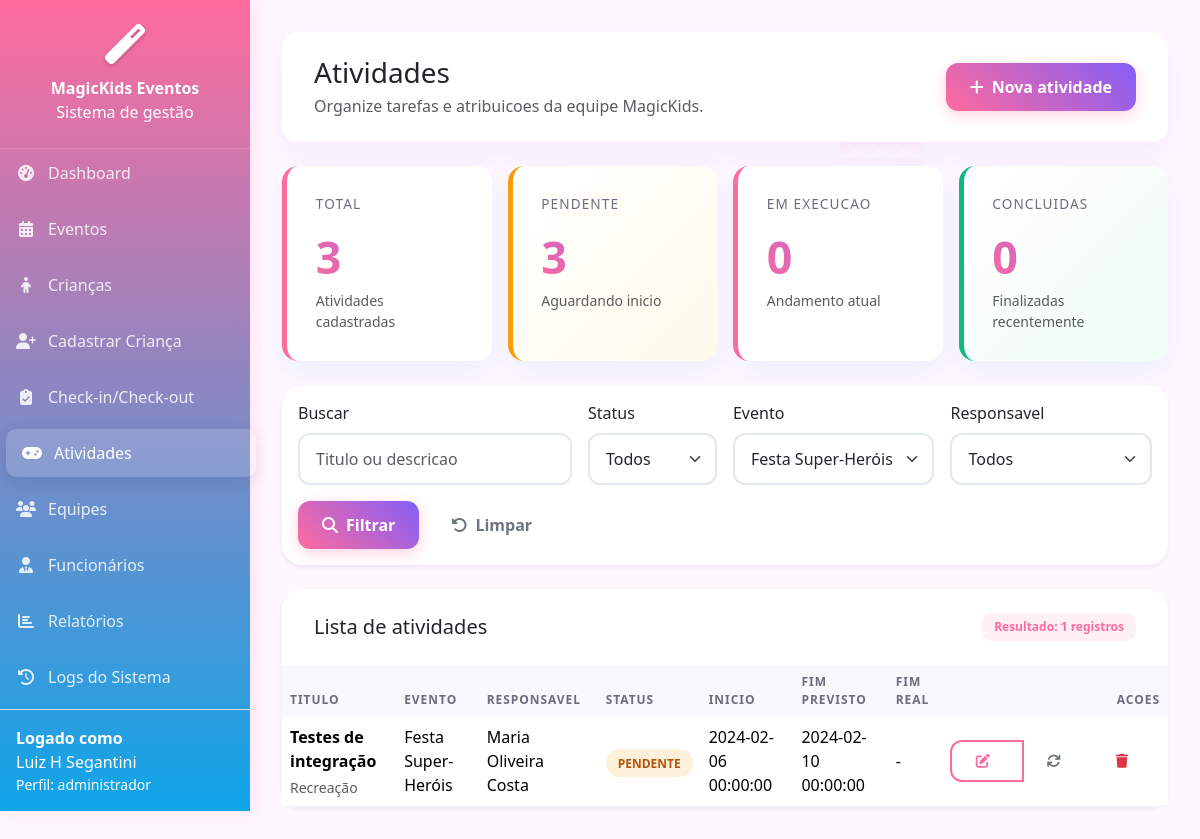
The app's page /models/atividades.php?evento=1 (signed in) with its own data.
### tables this page shows
CREATE TABLE IF NOT EXISTS `usuarios` (
  `id` int(11) NOT NULL AUTO_INCREMENT,
  `nome_completo` varchar(255) NOT NULL,
  `cpf` varchar(14) NOT NULL,
  `email` varchar(255) NOT NULL,
  `cargo` varchar(100) DEFAULT NULL,
  `login` varchar(50) NOT NULL,
  `senha` varchar(255) NOT NULL,
  `perfil` enum('administrador','coordenador','animador','monitor','auxiliar') NOT NULL,
  `data_criacao` timestamp NOT NULL DEFAULT current_timestamp(),
  `data_atualizacao` timestamp NOT NULL DEFAULT current_timestamp() ON UPDATE current_timestamp(),
  PRIMARY KEY (`id`),
  UNIQUE KEY `cpf` (`cpf`),
  UNIQUE KEY `email` (`email`),
  UNIQUE KEY `login` (`login`)
);

CREATE TABLE IF NOT EXISTS `tarefas` (
  `id` int(11) NOT NULL AUTO_INCREMENT,
  `titulo` varchar(255) NOT NULL,
  `tipo_atividade` enum('Recreação','Alimentação','Oficina','Show','Brincadeira','Cuidados','Limpeza','Setup','Outro') DEFAULT 'Recreação',
  `descricao` text DEFAULT NULL,
  `material_necessario` text DEFAULT NULL,
  `publico_alvo` varchar(100) DEFAULT NULL,
  `evento_id` int(11) NOT NULL,
  `responsavel_id` int(11) DEFAULT NULL,
  `status` enum('pendente','em_execucao','concluida') DEFAULT 'pendente',
  `data_inicio` date DEFAULT NULL,
  `data_fim_prevista` date DEFAULT NULL,
  `data_fim_real` date DEFAULT NULL,
  `data_criacao` timestamp NOT NULL DEFAULT current_timestamp(),
  `data_atualizacao` timestamp NOT NULL DEFAULT current_timestamp() ON UPDATE current_timestamp(),
  PRIMARY KEY (`id`),
  KEY `projeto_id` (`evento_id`),
  KEY `responsavel_id` (`responsavel_id`),
  CONSTRAINT `tarefas_ibfk_1` FOREIGN KEY (`evento_id`) REFERENCES `eventos` (`id`) ON DELETE CASCADE,
  CONSTRAINT `tarefas_ibfk_2` FOREIGN KEY (`responsavel_id`) REFERENCES `usuarios` (`id`)
);

CREATE TABLE IF NOT EXISTS `eventos` (
  `id` int(11) NOT NULL AUTO_INCREMENT,
  `nome` varchar(255) NOT NULL,
  `tipo_evento` enum('Festa Infantil','Aniversário','Workshop','Acampamento','Gincana','Show Infantil','Outro') DEFAULT 'Festa Infantil',
  `faixa_etaria_min` int(3) DEFAULT 3,
  `faixa_etaria_max` int(3) DEFAULT 12,
  `capacidade_maxima` int(4) DEFAULT 50,
  `local_evento` text DEFAULT NULL,
  `duracao_horas` decimal(3,1) DEFAULT 4.0,
  `descricao` text DEFAULT NULL,
  `data_inicio` date DEFAULT NULL,
  `data_fim_evento` date DEFAULT NULL,
  `status` enum('planejado','em_andamento','concluido','cancelado') DEFAULT 'planejado',
  `coordenador_id` int(11) DEFAULT NULL,
  `data_criacao` timestamp NOT NULL DEFAULT current_timestamp(),
  `data_atualizacao` timestamp NOT NULL DEFAULT current_timestamp() ON UPDATE current_timestamp(),
  PRIMARY KEY (`id`),
  KEY `gerente_id` (`coordenador_id`),
  CONSTRAINT `eventos_ibfk_1` FOREIGN KEY (`coordenador_id`) REFERENCES `usuarios` (`id`)
);

### models/atividades.php (the view, shortened to what the rows shown need)
<?php
require_once '../includes/auth.php';
require_once '../controllers/AtividadesController.php';
$controller = new AtividadesController();
$currentUser = getCurrentUser();
$canManageAtividades = hasPermission('coordenador') || hasPermission('administrador');
$search = trim($_GET['search'] ?? '');
$statusFilter = $_GET['status'] ?? '';
$eventoFilter = $_GET['evento'] ?? '';
$responsavelFilter = $_GET['responsavel'] ?? '';
$page = (int) ($_GET['page'] ?? 1);
$page = $page > 0 ? $page : 1;
$listData = $controller->index($search, $statusFilter, $eventoFilter, $responsavelFilter, $page, 12);
$atividades = $listData['atividades'];
$currentUserName = $currentUser['nome_completo'] ?? ($currentUser['nome'] ?? '');
$currentUserPerfil = $currentUser['perfil'] ?? '';
?>
<!DOCTYPE html>
<html lang="pt-BR">
<head>
    <link href="https://cdnjs.cloudflare.com/ajax/libs/bootstrap/5.3.2/css/bootstrap.min.css" rel="stylesheet">
    <link href="https://cdnjs.cloudflare.com/ajax/libs/font-awesome/6.4.0/css/all.min.css" rel="stylesheet">
    <link rel="stylesheet" href="../assets/css/atividades.css">
</head>
<body>
    <nav class="sidebar">
        <div class="p-3 border-top border-white-25 text-white-75">
            <div class="fw-semibold">Logado como</div>
            <div><?php echo htmlspecialchars($currentUserName, ENT_QUOTES, 'UTF-8'); ?></div>
            <div class="small">Perfil: <?php echo htmlspecialchars($currentUserPerfil, ENT_QUOTES, 'UTF-8'); ?></div>
        </div>
    </nav>
    <main class="main-content">
        <div class="header-bar">
            <div>
                <h1 class="h3 mb-1">Atividades</h1>
            </div>
        </div>
        <div class="card border-0 shadow-sm">
            <div class="table-responsive">
                <table class="table table-hover align-middle mb-0">
                    <thead>
                        <tr>
                            <th>Titulo</th>
                            <th>Evento</th>
                            <th>Responsavel</th>
                            <th>Status</th>
                            <th>Inicio</th>
                            <th>Fim previsto</th>
                            <th>Fim real</th>
                            <?php if ($canManageAtividades): ?>
                            <th class="text-end">Acoes</th>
                            <?php endif; ?>
                        </tr>
                    </thead>
                    <tbody>
                        <?php if (empty($atividades)): ?>
                        <tr>
                            <td colspan="<?php echo $canManageAtividades ? '8' : '7'; ?>" class="text-center text-muted py-5">
                                Nenhuma atividade encontrada.
                            </td>
                        </tr>
                        <?php else: ?>
                        <?php foreach ($atividades as $atividade): ?>
                        <tr>
                            <td>
                                <div class="fw-semibold mb-1"><?php echo htmlspecialchars($atividade['titulo'], ENT_QUOTES, 'UTF-8'); ?></div>
                                <div class="text-muted small">
                                    <?php echo htmlspecialchars($atividade['tipo_atividade'] ?? 'Sem tipo', ENT_QUOTES, 'UTF-8'); ?>
                                </div>
                            </td>
                            <td><?php echo htmlspecialchars($atividade['evento_nome'] ?? 'Nao informado', ENT_QUOTES, 'UTF-8'); ?></td>
                            <td><?php echo htmlspecialchars($atividade['responsavel_nome'] ?? 'Nao atribuido', ENT_QUOTES, 'UTF-8'); ?></td>
                            <td>
                                <span class="badge-status <?php echo htmlspecialchars($atividade['status'], ENT_QUOTES, 'UTF-8'); ?>">
                                    <?php echo htmlspecialchars(str_replace('_', ' ', ucfirst($atividade['status'])), ENT_QUOTES, 'UTF-8'); ?>
                                </span>
                            </td>
                            <td><?php echo htmlspecialchars($atividade['data_inicio'] ?: '-', ENT_QUOTES, 'UTF-8'); ?></td>
                            <td><?php echo htmlspecialchars($atividade['data_fim_prevista'] ?: '-', ENT_QUOTES, 'UTF-8'); ?></td>
                            <td><?php echo htmlspecialchars($atividade['data_fim_real'] ?: '-', ENT_QUOTES, 'UTF-8'); ?></td>
                            <?php if ($canManageAtividades): ?>
                            <td class="text-end">
                                <div class="btn-group btn-group-sm" role="group">
                                    <button type="button" class="btn btn-outline-primary" data-bs-toggle="modal" data-bs-target="#editAtividadeModal"
                                        data-id="<?php echo (int) $atividade['id']; ?>"
                                        data-titulo="<?php echo htmlspecialchars($atividade['titulo'], ENT_QUOTES, 'UTF-8'); ?>"
                                        data-tipo="<?php echo htmlspecialchars($atividade['tipo_atividade'], ENT_QUOTES, 'UTF-8'); ?>"
                                        data-descricao="<?php echo htmlspecialchars($atividade['descricao'] ?? '', ENT_QUOTES, 'UTF-8'); ?>"
                                        data-material="<?php echo htmlspecialchars($atividade['material_necessario'] ?? '', ENT_QUOTES, 'UTF-8'); ?>"
                                        data-publico="<?php echo htmlspecialchars($atividade['publico_alvo'] ?? '', ENT_QUOTES, 'UTF-8'); ?>"
                                        data-evento="<?php echo (int) $atividade['evento_id']; ?>"
                                        data-responsavel="<?php echo (int) ($atividade['responsavel_id'] ?? 0); ?>"
                                        data-status="<?php echo htmlspecialchars($atividade['status'], ENT_QUOTES, 'UTF-8'); ?>"
                                        data-inicio="<?php echo htmlspecialchars($atividade['data_inicio'] ?? '', ENT_QUOTES, 'UTF-8'); ?>"
                                        data-prevista="<?php echo htmlspecialchars($atividade['data_fim_prevista'] ?? '', ENT_QUOTES, 'UTF-8'); ?>"
                                        data-real="<?php echo htmlspecialchars($atividade['data_fim_real'] ?? '', ENT_QUOTES, 'UTF-8'); ?>"
                                    >
                                        <i class="fas fa-edit"></i>
                                    </button>
                                    <button type="button" class="btn btn-outline-secondary" data-bs-toggle="modal" data-bs-target="#statusAtividadeModal"
                                        data-id="<?php echo (int) $atividade['id']; ?>"
                                        data-status="<?php echo htmlspecialchars($atividade['status'], ENT_QUOTES, 'UTF-8'); ?>">
                                        <i class="fas fa-sync"></i>
                                    </button>
                                    <?php if (hasPermission('administrador')): ?>
                                    <button type="button" class="btn btn-outline-danger" data-bs-toggle="modal" data-bs-target="#deleteAtividadeModal"
                                        data-id="<?php echo (int) $atividade['id']; ?>"
                                        data-nome="<?php echo htmlspecialchars($atividade['titulo'], ENT_QUOTES, 'UTF-8'); ?>">
                                        <i class="fas fa-trash"></i>
                                    </button>
                                    <?php endif; ?>
                                </div>
                            </td>
                            <?php endif; ?>
                        </tr>
                        <?php endforeach; ?>
                        <?php endif; ?>
                    </tbody>
                </table>
            </div>
        </div>
    </main>
</body>
</html>

### records on screen
usuarios: nome_completo "Luiz H Segantini", perfil "administrador"
tarefas: titulo "Testes de integração", tipo_atividade "Recreação", evento.nome "Festa Super-Heróis", responsavel.nome_completo "Maria Oliveira Costa", status "PENDENTE", data_inicio "2024-02-06 00:00:00", data_fim_prevista "2024-02-10 00:00:00", data_fim_real "-"

### other values on screen
$resumo['total'] "3"
$resumo['pendente'] "3"
$resumo['em_execucao'] "0"
$resumo['concluida'] "0"
count($atividades) "1"
form field evento "Festa Super-Heróis"
